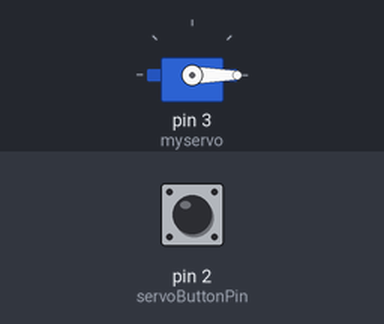
Recording of a program running on a simulated Arduino Nano, built with avr-gcc and run on an emulated ATmega328P. Shown: servo. Inputs (shaded band) come from the test bench; at power-on: pin 2 (servoButtonPin) HIGH. What the program prints to the serial monitor is not drawn.

Above: at 1.2 s.
1.3 s: pin 2 (servoButtonPin) pulled LOW for 1 s
At 1.36 s:
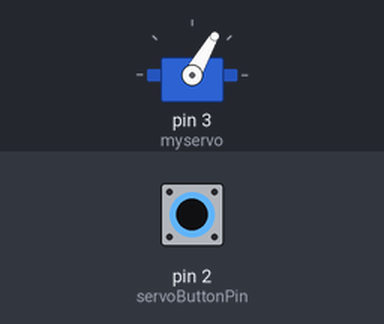
4.3 s: pin 2 (servoButtonPin) pulled LOW for 3.2 s
At 8.6 s:
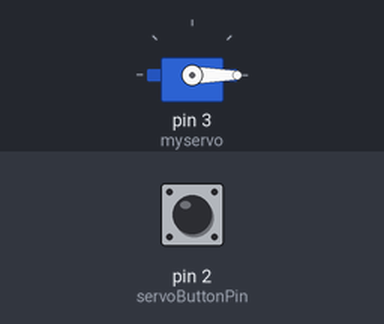
Timing chart, 0 to 10.1 s (numbered marks = the images above; inputs shaded):
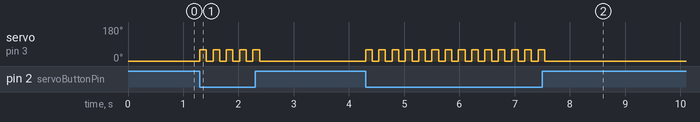

Measured:
- after the input at 1.3 s, servo on pin 3 (myservo): alternates 60° for 0.12 s and 0° for 0.12 s, 10 changes in all, then stays 0°, starting at once
- after the input at 4.3 s, servo on pin 3 (myservo): alternates 60° for 0.12 s and 0° for 0.12 s, 28 changes in all, then stays 0°, starting at once

The program:

main.cpp
```cpp
#include <Arduino.h>
#include <Servo.h>

Servo myservo;

int servoSpeedCoeff = 720;
int servoSpeedAngle = 60;
int servoVoltage = 5;
int servoButtonPin = 2;
float servoSpeed = servoSpeedCoeff / servoVoltage / servoSpeedAngle;

int servoAngle = 60;

float getServoRotateTime(int rotateAngle) {
  Serial.println(rotateAngle);
  Serial.println(servoSpeed);
  return rotateAngle * servoSpeed;
}


int rotateTime = getServoRotateTime(servoAngle);

void setup() {
  myservo.attach(3);
  myservo.write(0);
  pinMode(servoButtonPin, INPUT_PULLUP);

  Serial.begin(9600);

  Serial.println("Begin");
  Serial.println(rotateTime);

}

void loop() {
  int value = !digitalRead(servoButtonPin);

  if (value) {
    myservo.write(servoAngle);
    delay(rotateTime);
    myservo.write(0);
    delay(rotateTime);
  }

}
```
